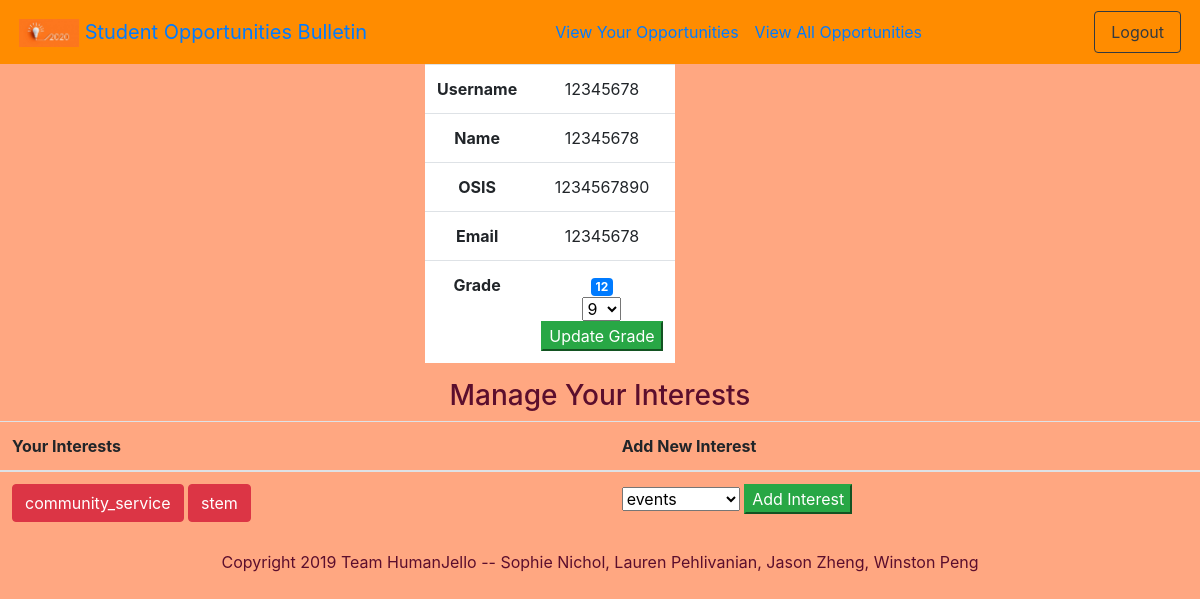
/stuAcc (signed in), run on an earlier commit of the app's database.
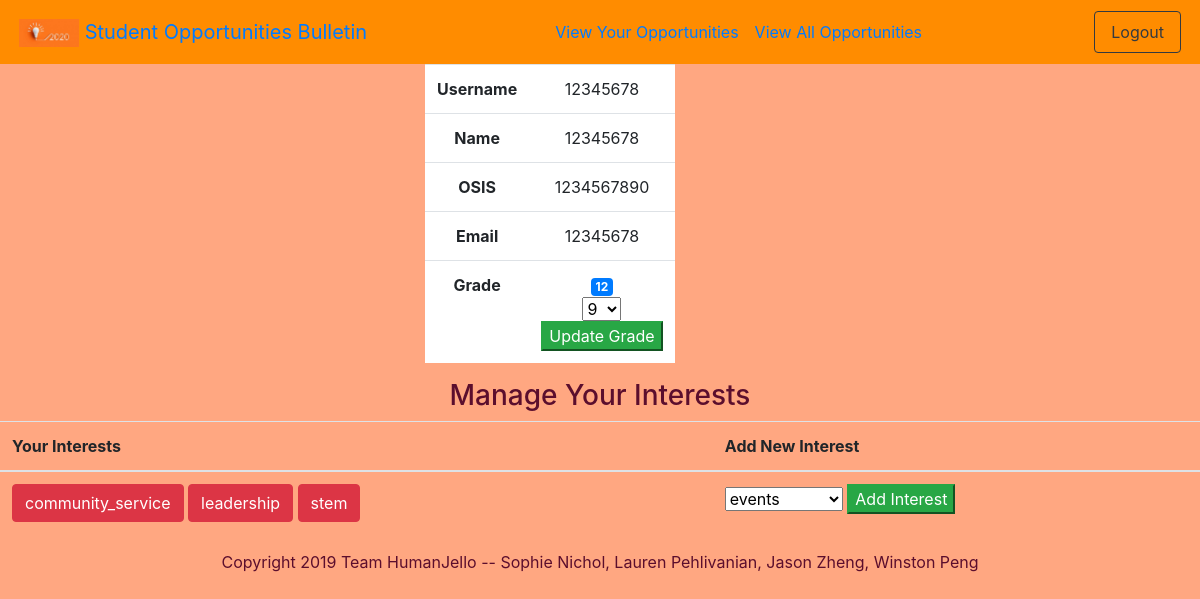
And on a later commit of the database.
### app.py (the view)
@app.route("/stuAcc")
def stuAcc():
    if checkAuth() and not isAdmin():
        user_ints = dbfunctions.getStudentInts(c, session['username'])
        user_info = dbfunctions.getStuInfo(c, session['username'])
        return render_template('stu_info.html', username=session['username'], interests=user_ints, ordered_ints=ORDERED_INTS, info = user_info)
    return redirect(url_for('root'))

### app.py (called while the page is built)
def checkAuth(): #checks if the user is logged in
    if "username" in session:
        return True
    else:
        return False

def isAdmin():
    return session['admin']

### utl/dbfunctions.py (called while the page is built)
def getStuInfo(c, user):
    c.execute("SELECT username, displayname, osis, email, grade FROM users WHERE username = ?;", (user, ))
    return c.fetchone()

def getStudentInts(c, username):
    c.execute("SELECT events,academic,business,community_service,leadership,museums,nature,stem,humanities, scholarships FROM users WHERE username = ?;", (username, ))
    return c.fetchone()

### templates/stu_info.html (shortened to what this page needs)
{% extends "base.html" %}
{% block body %}
<div class="container">
  <div class="row">
    <div class="col-sm-2"></div>
    <div class="col-sm-2"></div>
    <div class="col-sm-2">
      <table class="table" style="background-color:white" style="width: auto;">
        <tr>
          <th>Username</th>
          <td>{{info[0]}}</td>
        </tr>
        <tr>
          <th>Name</th>
          <td>{{info[1]}}</td>
        </tr>
        <tr>
          <th>OSIS</th>
          <td>{{info[2]}}</td>
        </tr>
        <tr>
          <th>Email</th>
          <td>{{info[3]}}</td>
        </tr>
        <tr>
          <th>Grade</th>
          <td>
            <span class="badge badge-primary">{{info[4]}}</span>
            <form action="/changeGrade" method="POST">
                <select name="grade" required>
                  {% for gr in range(9,13) %}
                    {% if info[4] != gr %}<option type="number" value="{{gr}}"> {{gr}}</option>{% endif %}
                  {% endfor %}
                </select>
                <input type="submit" name="add-int-button" class="btn-success" value="Update Grade">
            </form>
          </td>
        </tr>
      </table>
    </div>
  </div>
</div>
<center>
  <h3>Manage Your Interests</h3>
  <table class="table">
    <thead>
      <tr>
        <th scope="col">Your Interests</th>
        <th scope="col">Add New Interest</th>
      </tr>
    </thead>
    <tbody>
    <tr>
      <td>
        {% for i in range(interests|length)  %}
            {% if interests[i] %}
            <a href="/delInt/{{ordered_ints[i]}}" class="btn btn-danger"> {{ordered_ints[i]}}</a>
            {% endif %}
        {% endfor %}
      </td>
      <td>
        <form action="/addIntAuth" method="POST">
            <select name="ints" required>
              {% for i in range(interests|length) %}
                {% if not interests[i] %}<option value="{{ordered_ints[i]}}"> {{ordered_ints[i]}}</option>{% endif %}
              {% endfor %}
            </select>
            <input type="submit" name="add-int-button" class="btn-success" value="Add Interest">
        </form>
      </td>
      </tr>
    </tbody>
  </table>
</center>
{% endblock %}

What changed in the data, as far as the page shows it:
changed users: leadership empty → True (drawn)
Also different on the page:
new list line: "leadership"
